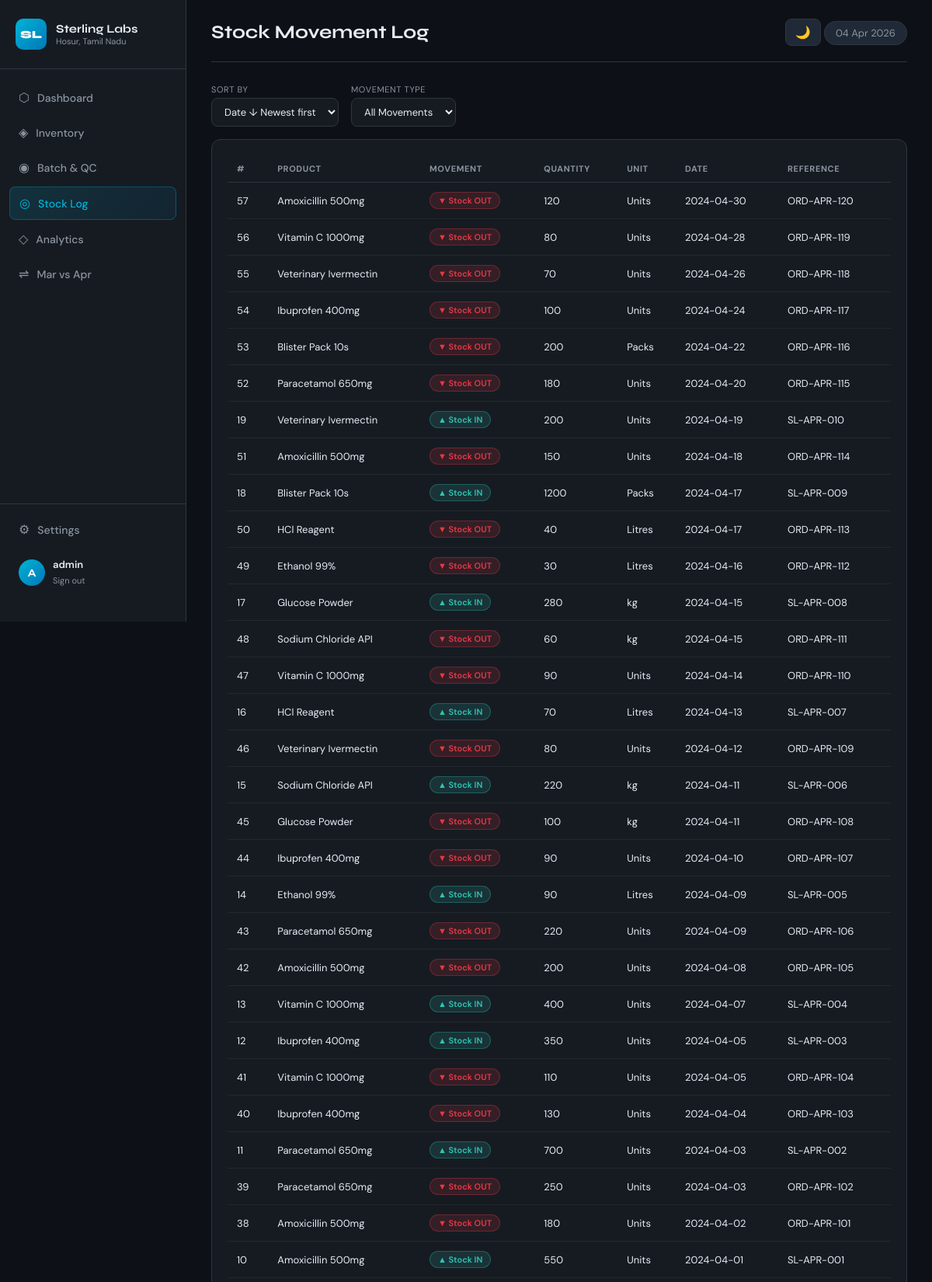
Page /stock_log (signed in, upper part) on the committed database.
### tables this page shows
CREATE TABLE stock_log (
        id INTEGER PRIMARY KEY AUTOINCREMENT,
        product_id INTEGER NOT NULL,
        change_type TEXT NOT NULL,
        quantity INTEGER NOT NULL,
        date TEXT NOT NULL,
        reference TEXT,
        FOREIGN KEY (product_id) REFERENCES products(id)
    );

CREATE TABLE products (
        id INTEGER PRIMARY KEY AUTOINCREMENT,
        product_name TEXT NOT NULL,
        product_type TEXT NOT NULL,
        unit TEXT NOT NULL,
        reorder_level INTEGER DEFAULT 50,
        current_stock INTEGER DEFAULT 0
    );

### app.py (the view)
@app.route('/stock_log')
@login_required
def stock_log():
    sort        = request.args.get('sort','date_desc')
    filter_type = request.args.get('type','all')
    order_map = {'name_asc':'p.product_name ASC','name_desc':'p.product_name DESC',
                 'date_asc':'sl.date ASC','date_desc':'sl.date DESC'}
    order_sql = order_map.get(sort,'sl.date DESC')
    where_sql = ''
    if filter_type in ('IN','OUT'):
        where_sql = f"WHERE sl.change_type='{filter_type}'"
    conn = get_db()
    logs = conn.execute(f'''SELECT sl.*,p.product_name,p.unit FROM stock_log sl
        JOIN products p ON sl.product_id=p.id {where_sql} ORDER BY {order_sql}''').fetchall()
    conn.close()
    return render_template('stock_log.html', logs=logs, sort=sort, filter_type=filter_type)

### app.py (called while the page is built)
def get_db():
    conn = sqlite3.connect(DB_PATH)
    conn.row_factory = sqlite3.Row
    return conn

def login_required(f):
    @wraps(f)
    def decorated(*args, **kwargs):
        if 'user_id' not in session:
            return redirect(url_for('login'))
        return f(*args, **kwargs)
    return decorated

@app.context_processor
def inject_globals():
    return {'now': datetime.now().strftime('%d %b %Y'), 'current_user': session.get('username','')}

### templates/stock_log.html (shortened to what this page needs)
{% extends 'base.html' %}
{% block page_title %}Stock Movement Log{% endblock %}
{% block content %}
<div class="filter-bar">
    <div class="filter-group">
        <label>Sort by</label>
        <select onchange="applyFilter()" id="sortSel">
            <option value="date_desc" {% if sort=='date_desc' %}selected{% endif %}>Date ↓ Newest first</option>
        </select>
    </div>
    <div class="filter-group">
        <label>Movement Type</label>
        <select onchange="applyFilter()" id="typeSel">
            <option value="all" {% if filter_type=='all' %}selected{% endif %}>All Movements</option>
        </select>
    </div>
</div>
<div class="card">
    <table class="table">
        <thead>
            <tr><th>#</th><th>Product</th><th>Movement</th><th>Quantity</th><th>Unit</th><th>Date</th><th>Reference</th></tr>
        </thead>
        <tbody>
        {% for log in logs %}
        <tr>
            <td>{{ log['id'] }}</td>
            <td>{{ log['product_name'] }}</td>
            <td>
                {% if log['change_type']=='IN' %}
                <span class="badge badge-success">▲ Stock IN</span>
                {% else %}
                <span class="badge badge-danger">▼ Stock OUT</span>
                {% endif %}
            </td>
            <td>{{ log['quantity'] }}</td>
            <td>{{ log['unit'] }}</td>
            <td>{{ log['date'] }}</td>
            <td>{{ log['reference'] or '—' }}</td>
        </tr>
        {% endfor %}
        </tbody>
    </table>
</div>
{% endblock %}

### static/style.css (style rules this page uses)
*, *::before, *::after { box-sizing: border-box; margin: 0; padding: 0; }
:root { --bg: #0d1117; --surface: #161b22; --surface2: #1f2937; --border: #30363d; --accent: #00b4d8; --accent2: #0077b6; --text: #e6edf3; --text-muted: #8b949e; --green: #2ec4b6; --red: #e63946; --yellow: #ffd166; --font-head: 'Syne', sans-serif; --font-body: 'DM Sans', sans-serif; }
body { background: var(--bg); color: var(--text); font-family: var(--font-body); display: flex; min-height: 100vh; }
.card { background: var(--surface); border: 1px solid var(--border); border-radius: 12px; padding: 20px; margin-bottom: 16px; overflow-x: auto; }
.table { width: 100%; border-collapse: collapse; font-size: 13px; }
.table th { text-align: left; padding: 10px 12px; color: var(--text-muted); font-size: 11px; text-transform: uppercase; letter-spacing: 0.6px; border-bottom: 1px solid var(--border); }
.table td { padding: 12px 12px; border-bottom: 1px solid rgba(48,54,61,0.5); vertical-align: middle; }
.badge { display: inline-block; padding: 3px 10px; border-radius: 20px; font-size: 11px; font-weight: 600; }
.badge-success { background: rgba(46,196,182,0.15); color: var(--green); border: 1px solid rgba(46,196,182,0.3); }
.badge-danger { background: rgba(230,57,70,0.15); color: var(--red); border: 1px solid rgba(230,57,70,0.3); }
.filter-bar { display: flex; align-items: flex-end; gap: 16px; margin-bottom: 16px; flex-wrap: wrap; }
.filter-group { display: flex; flex-direction: column; gap: 4px; }
.filter-group label { font-size: 11px; color: var(--text-muted); text-transform: uppercase; letter-spacing: 0.6px; }
.filter-group select { background: var(--surface); border: 1px solid var(--border); color: var(--text); padding: 8px 12px; border-radius: 8px; font-size: 13px; font-family: var(--font-body); cursor: pointer; transition: border-color 0.2s; }

### rows in the picture
stock_log: id "57", product_name "Amoxicillin 500mg", change_type "▼ Stock OUT", quantity "120", unit "Units", date "2024-04-30", reference "ORD-APR-120"
stock_log: id "56", product_name "Vitamin C 1000mg", change_type "▼ Stock OUT", quantity "80", unit "Units", date "2024-04-28", reference "ORD-APR-119"
stock_log: id "55", product_name "Veterinary Ivermectin", change_type "▼ Stock OUT", quantity "70", unit "Units", date "2024-04-26", reference "ORD-APR-118"
stock_log: id "54", product_name "Ibuprofen 400mg", change_type "▼ Stock OUT", quantity "100", unit "Units", date "2024-04-24", reference "ORD-APR-117"
stock_log: id "53", product_name "Blister Pack 10s", change_type "▼ Stock OUT", quantity "200", unit "Packs", date "2024-04-22", reference "ORD-APR-116"
stock_log: id "52", product_name "Paracetamol 650mg", change_type "▼ Stock OUT", quantity "180", unit "Units", date "2024-04-20", reference "ORD-APR-115"
stock_log: id "19", product_name "Veterinary Ivermectin", change_type "▲ Stock IN", quantity "200", unit "Units", date "2024-04-19", reference "SL-APR-010"
stock_log: id "51", product_name "Amoxicillin 500mg", change_type "▼ Stock OUT", quantity "150", unit "Units", date "2024-04-18", reference "ORD-APR-114"
stock_log: id "18", product_name "Blister Pack 10s", change_type "▲ Stock IN", quantity "1200", unit "Packs", date "2024-04-17", reference "SL-APR-009"
stock_log: id "50", product_name "HCl Reagent", change_type "▼ Stock OUT", quantity "40", unit "Litres", date "2024-04-17", reference "ORD-APR-113"
stock_log: id "49", product_name "Ethanol 99%", change_type "▼ Stock OUT", quantity "30", unit "Litres", date "2024-04-16", reference "ORD-APR-112"
stock_log: id "17", product_name "Glucose Powder", change_type "▲ Stock IN", quantity "280", unit "kg", date "2024-04-15", reference "SL-APR-008"
stock_log: id "48", product_name "Sodium Chloride API", change_type "▼ Stock OUT", quantity "60", unit "kg", date "2024-04-15", reference "ORD-APR-111"
stock_log: id "47", product_name "Vitamin C 1000mg", change_type "▼ Stock OUT", quantity "90", unit "Units", date "2024-04-14", reference "ORD-APR-110"
stock_log: id "16", product_name "HCl Reagent", change_type "▲ Stock IN", quantity "70", unit "Litres", date "2024-04-13", reference "SL-APR-007"
stock_log: id "46", product_name "Veterinary Ivermectin", change_type "▼ Stock OUT", quantity "80", unit "Units", date "2024-04-12", reference "ORD-APR-109"
stock_log: id "15", product_name "Sodium Chloride API", change_type "▲ Stock IN", quantity "220", unit "kg", date "2024-04-11", reference "SL-APR-006"
stock_log: id "45", product_name "Glucose Powder", change_type "▼ Stock OUT", quantity "100", unit "kg", date "2024-04-11", reference "ORD-APR-108"
stock_log: id "44", product_name "Ibuprofen 400mg", change_type "▼ Stock OUT", quantity "90", unit "Units", date "2024-04-10", reference "ORD-APR-107"
stock_log: id "14", product_name "Ethanol 99%", change_type "▲ Stock IN", quantity "90", unit "Litres", date "2024-04-09", reference "SL-APR-005"
stock_log: id "43", product_name "Paracetamol 650mg", change_type "▼ Stock OUT", quantity "220", unit "Units", date "2024-04-09", reference "ORD-APR-106"
stock_log: id "42", product_name "Amoxicillin 500mg", change_type "▼ Stock OUT", quantity "200", unit "Units", date "2024-04-08", reference "ORD-APR-105"
stock_log: id "13", product_name "Vitamin C 1000mg", change_type "▲ Stock IN", quantity "400", unit "Units", date "2024-04-07", reference "SL-APR-004"
stock_log: id "12", product_name "Ibuprofen 400mg", change_type "▲ Stock IN", quantity "350", unit "Units", date "2024-04-05", reference "SL-APR-003"
stock_log: id "41", product_name "Vitamin C 1000mg", change_type "▼ Stock OUT", quantity "110", unit "Units", date "2024-04-05", reference "ORD-APR-104"
stock_log: id "40", product_name "Ibuprofen 400mg", change_type "▼ Stock OUT", quantity "130", unit "Units", date "2024-04-04", reference "ORD-APR-103"
stock_log: id "11", product_name "Paracetamol 650mg", change_type "▲ Stock IN", quantity "700", unit "Units", date "2024-04-03", reference "SL-APR-002"
stock_log: id "39", product_name "Paracetamol 650mg", change_type "▼ Stock OUT", quantity "250", unit "Units", date "2024-04-03", reference "ORD-APR-102"
stock_log: id "38", product_name "Amoxicillin 500mg", change_type "▼ Stock OUT", quantity "180", unit "Units", date "2024-04-02", reference "ORD-APR-101"
stock_log: id "10", product_name "Amoxicillin 500mg", change_type "▲ Stock IN", quantity "550", unit "Units", date "2024-04-01", reference "SL-APR-001"

### other values in the picture
{{ current_user[0]|upper if current_user else 'U' }} "A"
{{ current_user }} "admin"
